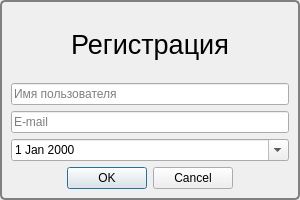
<?xml version="1.0" encoding="UTF-8"?>
<ui version="4.0">
 <class>RegisterForm</class>
 <widget class="QWidget" name="RegisterForm">
  <property name="windowModality">
   <enum>Qt::ApplicationModal</enum>
  </property>
  <property name="geometry">
   <rect>
    <x>0</x>
    <y>0</y>
    <width>300</width>
    <height>200</height>
   </rect>
  </property>
  <property name="minimumSize">
   <size>
    <width>300</width>
    <height>200</height>
   </size>
  </property>
  <property name="windowTitle">
   <string>Регистрация</string>
  </property>
  <property name="styleSheet">
   <string notr="true">#RegisterForm {
    border-width: 2;
    border-radius: 5;
    border-style: solid;
    border-color: gray;
}
</string>
  </property>
  <layout class="QGridLayout" name="gridLayout">
   <item row="5" column="0">
    <widget class="QDialogButtonBox" name="button_box">
     <property name="styleSheet">
      <string notr="true">QDialogButtonBox *[text=&quot;OK&quot;] {
    background: #ccff66;
}

QDialogButtonBox *[text=&quot;Cancel&quot;] { 
    background: #fe6665;
}</string>
     </property>
     <property name="orientation">
      <enum>Qt::Horizontal</enum>
     </property>
     <property name="standardButtons">
      <set>QDialogButtonBox::Cancel|QDialogButtonBox::Ok</set>
     </property>
     <property name="centerButtons">
      <bool>true</bool>
     </property>
    </widget>
   </item>
   <item row="0" column="0">
    <widget class="QLabel" name="label">
     <property name="sizePolicy">
      <sizepolicy hsizetype="Preferred" vsizetype="Minimum">
       <horstretch>0</horstretch>
       <verstretch>0</verstretch>
      </sizepolicy>
     </property>
     <property name="font">
      <font>
       <family>Arial</family>
       <pointsize>20</pointsize>
      </font>
     </property>
     <property name="text">
      <string>Регистрация</string>
     </property>
     <property name="alignment">
      <set>Qt::AlignCenter</set>
     </property>
     <property name="margin">
      <number>15</number>
     </property>
    </widget>
   </item>
   <item row="2" column="0">
    <widget class="QLineEdit" name="email_ln_edt">
     <property name="text">
      <string/>
     </property>
     <property name="placeholderText">
      <string>E-mail</string>
     </property>
    </widget>
   </item>
   <item row="1" column="0">
    <widget class="QLineEdit" name="username_ln_edt">
     <property name="text">
      <string/>
     </property>
     <property name="placeholderText">
      <string>Имя пользователя</string>
     </property>
    </widget>
   </item>
   <item row="4" column="0">
    <widget class="QDateEdit" name="birth_date_dt_edt">
     <property name="toolTip">
      <string>Дата рождения</string>
     </property>
     <property name="minimumDate">
      <date>
       <year>1900</year>
       <month>1</month>
       <day>1</day>
      </date>
     </property>
     <property name="calendarPopup">
      <bool>true</bool>
     </property>
    </widget>
   </item>
  </layout>
 </widget>
 <tabstops>
  <tabstop>username_ln_edt</tabstop>
  <tabstop>email_ln_edt</tabstop>
  <tabstop>birth_date_dt_edt</tabstop>
 </tabstops>
 <resources/>
 <connections/>
</ui>
